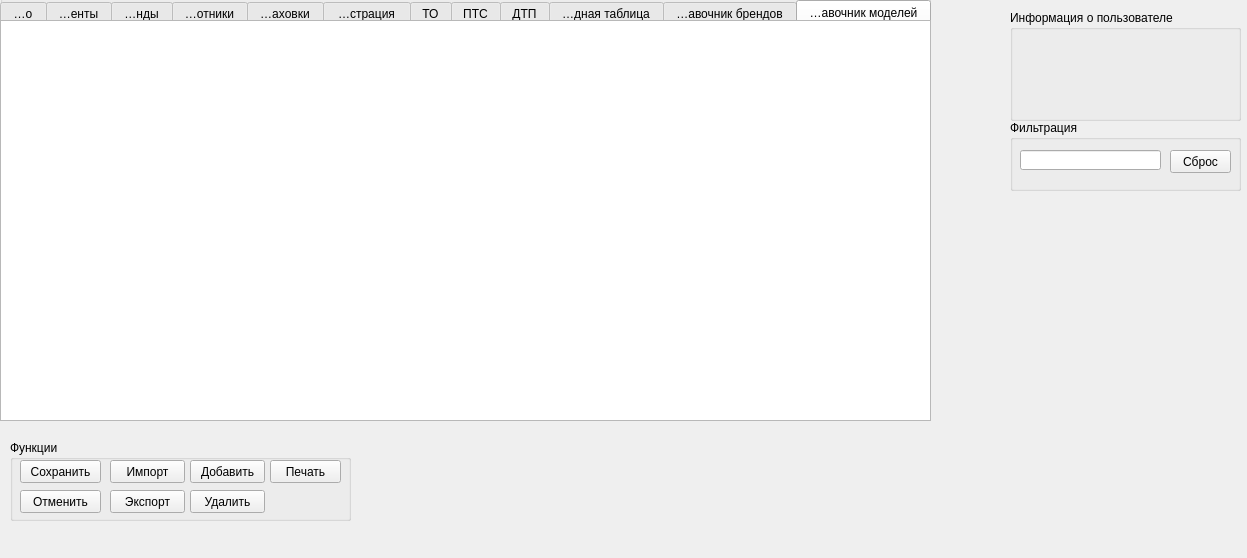
<?xml version="1.0" encoding="UTF-8"?>
<ui version="4.0">
 <class>TableWindow</class>
 <widget class="QMainWindow" name="TableWindow">
  <property name="geometry">
   <rect>
    <x>0</x>
    <y>0</y>
    <width>1247</width>
    <height>558</height>
   </rect>
  </property>
  <property name="windowTitle">
   <string>АИС &quot;Авто в аренду&quot;</string>
  </property>
  <property name="windowIcon">
   <iconset>
    <normaloff>../build-CarRent-Desktop_Qt_5_10_1_MinGW_32bit-Debug/icon.png</normaloff>../build-CarRent-Desktop_Qt_5_10_1_MinGW_32bit-Debug/icon.png</iconset>
  </property>
  <widget class="QWidget" name="centralwidget">
   <widget class="QTableView" name="tableViewAuto">
    <property name="geometry">
     <rect>
      <x>0</x>
      <y>20</y>
      <width>931</width>
      <height>401</height>
     </rect>
    </property>
    <property name="styleSheet">
     <string notr="true">font: 10pt &quot;Segoe UI&quot;;</string>
    </property>
   </widget>
   <widget class="QGroupBox" name="groupBox_2">
    <property name="geometry">
     <rect>
      <x>0</x>
      <y>-20</y>
      <width>931</width>
      <height>41</height>
     </rect>
    </property>
    <property name="title">
     <string/>
    </property>
    <widget class="QTabWidget" name="tabWidget">
     <property name="geometry">
      <rect>
       <x>0</x>
       <y>20</y>
       <width>931</width>
       <height>21</height>
      </rect>
     </property>
     <property name="currentIndex">
      <number>11</number>
     </property>
     <property name="elideMode">
      <enum>Qt::ElideLeft</enum>
     </property>
     <widget class="QWidget" name="autoTab">
      <property name="focusPolicy">
       <enum>Qt::TabFocus</enum>
      </property>
      <attribute name="title">
       <string>Авто</string>
      </attribute>
     </widget>
     <widget class="QWidget" name="clientTab">
      <attribute name="title">
       <string>Клиенты</string>
      </attribute>
     </widget>
     <widget class="QWidget" name="rentTab">
      <attribute name="title">
       <string>Аренды</string>
      </attribute>
     </widget>
     <widget class="QWidget" name="workerTab">
      <attribute name="title">
       <string>Работники</string>
      </attribute>
     </widget>
     <widget class="QWidget" name="insurerTab">
      <attribute name="title">
       <string>Страховки</string>
      </attribute>
     </widget>
     <widget class="QWidget" name="regTab">
      <attribute name="title">
       <string>Регистрация</string>
      </attribute>
     </widget>
     <widget class="QWidget" name="inspectTab">
      <attribute name="title">
       <string>ТО</string>
      </attribute>
     </widget>
     <widget class="QWidget" name="ptsTab">
      <attribute name="title">
       <string>ПТС</string>
      </attribute>
     </widget>
     <widget class="QWidget" name="dtpTab">
      <attribute name="title">
       <string>ДТП</string>
      </attribute>
     </widget>
     <widget class="QWidget" name="controlTab">
      <attribute name="title">
       <string>Сводная таблица</string>
      </attribute>
     </widget>
     <widget class="QWidget" name="brandTab">
      <attribute name="title">
       <string>Справочник брендов</string>
      </attribute>
     </widget>
     <widget class="QWidget" name="modelTab">
      <attribute name="title">
       <string>Справочник моделей</string>
      </attribute>
     </widget>
    </widget>
   </widget>
   <widget class="QTableWidget" name="tableViewControl">
    <property name="geometry">
     <rect>
      <x>0</x>
      <y>20</y>
      <width>931</width>
      <height>401</height>
     </rect>
    </property>
   </widget>
   <widget class="QGroupBox" name="functionBox">
    <property name="geometry">
     <rect>
      <x>10</x>
      <y>440</y>
      <width>341</width>
      <height>81</height>
     </rect>
    </property>
    <property name="title">
     <string>Функции</string>
    </property>
    <widget class="QPushButton" name="saveButton">
     <property name="geometry">
      <rect>
       <x>10</x>
       <y>20</y>
       <width>81</width>
       <height>23</height>
      </rect>
     </property>
     <property name="text">
      <string>Сохранить</string>
     </property>
    </widget>
    <widget class="QPushButton" name="cancelButton">
     <property name="geometry">
      <rect>
       <x>10</x>
       <y>50</y>
       <width>81</width>
       <height>23</height>
      </rect>
     </property>
     <property name="text">
      <string>Отменить</string>
     </property>
    </widget>
    <widget class="QPushButton" name="importButton">
     <property name="geometry">
      <rect>
       <x>100</x>
       <y>20</y>
       <width>75</width>
       <height>23</height>
      </rect>
     </property>
     <property name="text">
      <string>Импорт</string>
     </property>
    </widget>
    <widget class="QPushButton" name="exportButton">
     <property name="geometry">
      <rect>
       <x>100</x>
       <y>50</y>
       <width>75</width>
       <height>23</height>
      </rect>
     </property>
     <property name="text">
      <string>Экспорт</string>
     </property>
    </widget>
    <widget class="QPushButton" name="addButton">
     <property name="geometry">
      <rect>
       <x>180</x>
       <y>20</y>
       <width>75</width>
       <height>23</height>
      </rect>
     </property>
     <property name="text">
      <string>Добавить</string>
     </property>
    </widget>
    <widget class="QPushButton" name="delButton">
     <property name="geometry">
      <rect>
       <x>180</x>
       <y>50</y>
       <width>75</width>
       <height>23</height>
      </rect>
     </property>
     <property name="text">
      <string>Удалить</string>
     </property>
    </widget>
    <widget class="QPushButton" name="printButton">
     <property name="geometry">
      <rect>
       <x>260</x>
       <y>20</y>
       <width>71</width>
       <height>23</height>
      </rect>
     </property>
     <property name="text">
      <string>Печать</string>
     </property>
    </widget>
   </widget>
   <widget class="QGroupBox" name="groupBox">
    <property name="geometry">
     <rect>
      <x>1010</x>
      <y>10</y>
      <width>231</width>
      <height>111</height>
     </rect>
    </property>
    <property name="title">
     <string>Информация о пользователе</string>
    </property>
    <widget class="QLabel" name="userLabel">
     <property name="geometry">
      <rect>
       <x>10</x>
       <y>10</y>
       <width>221</width>
       <height>91</height>
      </rect>
     </property>
     <property name="text">
      <string/>
     </property>
     <property name="wordWrap">
      <bool>true</bool>
     </property>
    </widget>
   </widget>
   <widget class="QGroupBox" name="searchBox">
    <property name="geometry">
     <rect>
      <x>1010</x>
      <y>120</y>
      <width>231</width>
      <height>71</height>
     </rect>
    </property>
    <property name="title">
     <string>Фильтрация</string>
    </property>
    <widget class="QLineEdit" name="searchEdit">
     <property name="geometry">
      <rect>
       <x>10</x>
       <y>30</y>
       <width>141</width>
       <height>20</height>
      </rect>
     </property>
     <property name="placeholderText">
      <string/>
     </property>
    </widget>
    <widget class="QPushButton" name="resetButton">
     <property name="geometry">
      <rect>
       <x>160</x>
       <y>30</y>
       <width>61</width>
       <height>23</height>
      </rect>
     </property>
     <property name="text">
      <string>Сброс</string>
     </property>
    </widget>
   </widget>
  </widget>
 </widget>
 <resources/>
 <connections/>
</ui>
